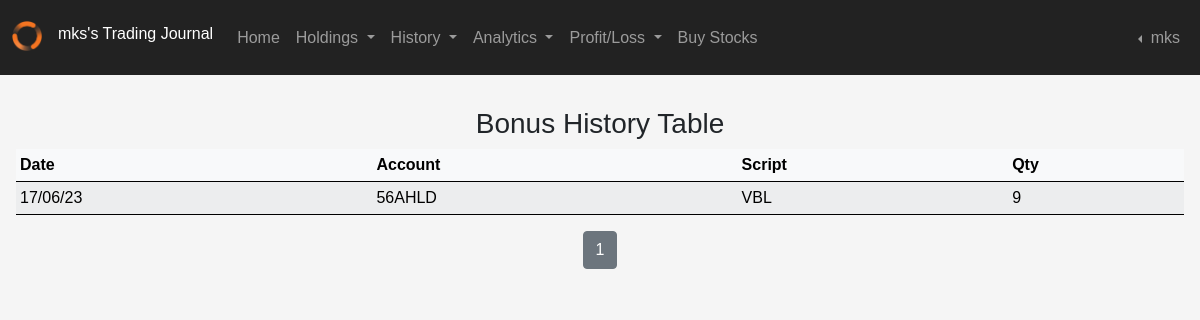
The page /bonus_history (signed in) on the database its author committed.
### applications/models.py (models this page shows, shortened)
class Users(db.Model, UserMixin):
    __tablename__ = "users"
    id = db.Column(db.Integer(), primary_key=True, autoincrement=True, nullable=False)
    date = db.Column(db.DateTime, server_default=db.func.now(), nullable=False)
    username = db.Column(db.String(45), unique=True, nullable=False)
    email = db.Column(db.String(45), unique=True, nullable=False)
    hash_password = db.Column(db.String(60), nullable=False)
    last_logged = db.Column(db.DateTime, server_default=db.func.now(), server_onupdate=db.func.now(), nullable=False)
    script = db.relationship('Transactions', backref='owner_id', lazy=True)
    brokers = db.relationship('Brokers', backref="user_brokers", lazy=True)
    research = db.relationship('Research', backref="user_research", lazy=True)
    funds = db.relationship('Funds', backref="user_funds", lazy=True)
    @property
    def password(self):
        return self.password

class Transactions(db.Model):
    __tablename__ = "transactions"
    id = db.Column(db.Integer(), primary_key=True, autoincrement=True, nullable=False)
    user_id = db.Column(db.Integer(), db.ForeignKey('users.id', ondelete='CASCADE', deferrable=False))
    date = db.Column(db.DateTime, server_default=db.func.now(), nullable=False)
    trade_mode = db.Column(db.String(length=10), comment="Is it Delivery or Intraday" ,nullable=False)
    call = db.Column(db.String(length=10), comment="Buy/Sell", nullable=False)
    script = db.Column(db.String(length=45))
    price = db.Column(db.Float(), nullable=False)
    qty = db.Column(db.Integer(), nullable=False)
    brokerage_per_unit = db.Column(db.Float(), nullable=False)
    total_brokerage = db.Column(db.Float(), nullable=False)
    net_rate_per_unit = db.Column(db.Float(), nullable=False)
    net_total_before_levies = db.Column(db.Float(), nullable=False)
    transaction_chgs = db.Column(db.Float(), nullable=False)
    dp_chgs = db.Column(db.Float(), nullable=False)
    stt = db.Column(db.Float(), nullable=False)
    sebi_turnover_fees = db.Column(db.Float(), nullable=False)
    stamp_duty = db.Column(db.Float(), nullable=False)
    gst = db.Column(db.Float(), nullable=False)
    total_taxes = db.Column(db.Float(), nullable=False)
    net_total = db.Column(db.Float(), nullable=False)
    broker = db.Column(db.String(length=45))
    trading_code = db.Column(db.String(length=45), nullable=False)
    @property
    def uppercase_convertor(self):
        return self.script

### applications/routers/bonus_history_route.py (the view)
@app.route('/bonus_history')
@login_required
def bonus_history_page():
    trade_mode = "CNC"
    from applications.models import Transactions
    try:
        buy_page = request.args.get('page', 1, int)
        bonus_stocks = Transactions.query.filter(Transactions.user_id == current_user.id,\
            Transactions.trade_mode == trade_mode, Transactions.call == "Bonus").order_by(Transactions.date.desc()).paginate(page=buy_page, per_page=10)
    except Exception as e:
        flash(f"Something went wrong while reading the database. error: {e}", category='warning')
        return redirect(url_for('home_page'))
    return render_template('bonus_history.html',bonus_stocks=bonus_stocks)

### applications/models.py (called while the page is built)
@login_manager.user_loader
def load_user(user_id):
    return Users.query.get(int(user_id))

### applications/routers/layout_route.py (called while the page is built)
@app.context_processor
def layout_page():
    acs_form = AutoCompleteSearchForm()
    return dict(acs_form=acs_form)

### applications/templates/bonus_history.html (shortened to what this page needs)
{% extends 'layout.html' %} {% block title %}Bonus History{% endblock title %}
{% block content %}
<div class="table">
  <div class='text-center'><h3>Bonus History Table</h3></div>
  <table class="table table-light table-striped table-sm tableFixHead">
    <thead>
      <tr>
        <th>Date</th>
        <th>Account</th>
        <th>Script</th>
        <th>Qty</th>
      </tr>
    </thead>
    <tbody>
      {% for bonus in bonus_stocks.items %}
      <tr>
        <td>{{ bonus.date.strftime('%d/%m/%y')}}</td>
        <td>{{ bonus.trading_code }}</td>
        {% if '_' in bonus.script %}
        <td>{{ bonus.script | replace('_', '&') }}</td>
        {% else %}
        <td>{{ bonus.script }}</td>
        {% endif %}
        <td>{{ bonus.qty }}</td>
      </tr>
      {% endfor %}
    </tbody>
  </table>
  <div class="text-center paginated">
    {% for bonus_page_num in bonus_stocks.iter_pages(left_edge=1, right_edge=1,
    left_current=1, right_current=2) %} {% if bonus_page_num %} {% if
    bonus_stocks.page == bonus_page_num %}
    <a
      class="btn btn-secondary mb-4"
      id="btn-current"
      href="{{ url_for('bonus_history_page', page=bonus_page_num) }}"
      >{{ bonus_page_num }}</a
    >
    {% else %}
    <a
      class="btn btn-outline-info mb-4"
      href="{{ url_for('bonus_history_page', page=bonus_page_num) }}"
      >{{ bonus_page_num }}</a
    >
    {% endif %} {% else %} ... {% endif %} {% endfor %}
  </div>
</div>
{% endblock content %}

### applications/templates/layout.html (shortened to what this page needs)
<!doctype html>
<html lang="en">
  <head>
    <link href="https://cdn.jsdelivr.net/npm/bootstrap@5.0.2/dist/css/bootstrap.min.css" rel="stylesheet">
    <link href="{{ url_for('static', filename='style.css')}}" rel="stylesheet" type="text/css">
  </head>
  <body>
    <nav class="navbar sticky-top navbar-expand-sm navbar-dark">
        <div class="container-fluid">
          {% if current_user.is_authenticated %}
          <div class="collapse navbar-collapse" id="navbarSupportedContent">
            <div class="logo_nav">
              <img class='mb-1' src="{{ url_for('static', filename='images/nav_dark_logo.png') }}" height=30 width=30 alt="Website Logo">
              <h6 class="title">{{current_user.username}}'s Trading Journal</h6>
            </div>
            <ul class="navbar-nav me-auto mb-2 mb-lg-0">
              <li class="nav-item">
                <a class="nav-link" href="{{ url_for('home_page') }}">Home</a>
              </li>
                <li class="nav-item dropdown">
                  <a class="nav-link dropdown-toggle" href="#" id="navbarDropdown" role="button" data-bs-toggle="dropdown" aria-expanded="false mx-50">
                    Holdings
                  </a>
                </li>
              <li class="nav-item dropdown">
                <a class="nav-link dropdown-toggle" href="#" id="navbarDropdown" role="button" data-bs-toggle="dropdown" aria-expanded="false mx-50">
                  History
                </a>
              </li>
              <li class="nav-item dropdown">
                <a class="nav-link dropdown-toggle" href="#" id="navbarDropdown" role="button" data-bs-toggle="dropdown" aria-expanded="false mx-50">
                  Analytics
                </a>
              </li>
              <li class="nav-item dropdown">
                <a class="nav-link dropdown-toggle" href="#" id="navbarDropdown" role="button" data-bs-toggle="dropdown" aria-expanded="false mx-50">
                  Profit/Loss
                </a>
              </li>
              <li class="nav-item">
                <a class="nav-link" href="{{ url_for('buy_page') }}">Buy Stocks</a>
              </li>
            </ul>
              <div class="d-flex navbar-nav">
                <li class="nav-item dropdown dropstart">
                  <a class="nav-link dropdown-toggle" href="#" id="navbarDropdown" role="button" data-bs-toggle="dropdown" aria-expanded="false mx-50">
                    {{ current_user.username }}
                  </a>
                </li>
              </div>
            {% endif %}
          </div>
        </div>
    </nav>
    <div class="row">
      <div class="col-4"></div>
      <div class="col-4"></div>
    </div>
    {% block content %}
    {% endblock content %}
  </body>
</html>

### applications/static/style.css (style rules this page uses)
body { background-color: whitesmoke; font-family: sans-serif; }
h6.title, div.user_settings, div.table { padding-left: 1rem; padding-right: 1rem; padding-top: 1rem; padding-bottom: 1rem; }
nav { background-color: #222222; color: white; }
.logo_nav { display: flex; align-items: center; }

### rows shown on the page
Users: username "mks"
Transactions: date "17/06/23", trading_code "56AHLD", script "VBL", qty "9"

### other values the page prints
{{ bonus_page_num }} "1"
